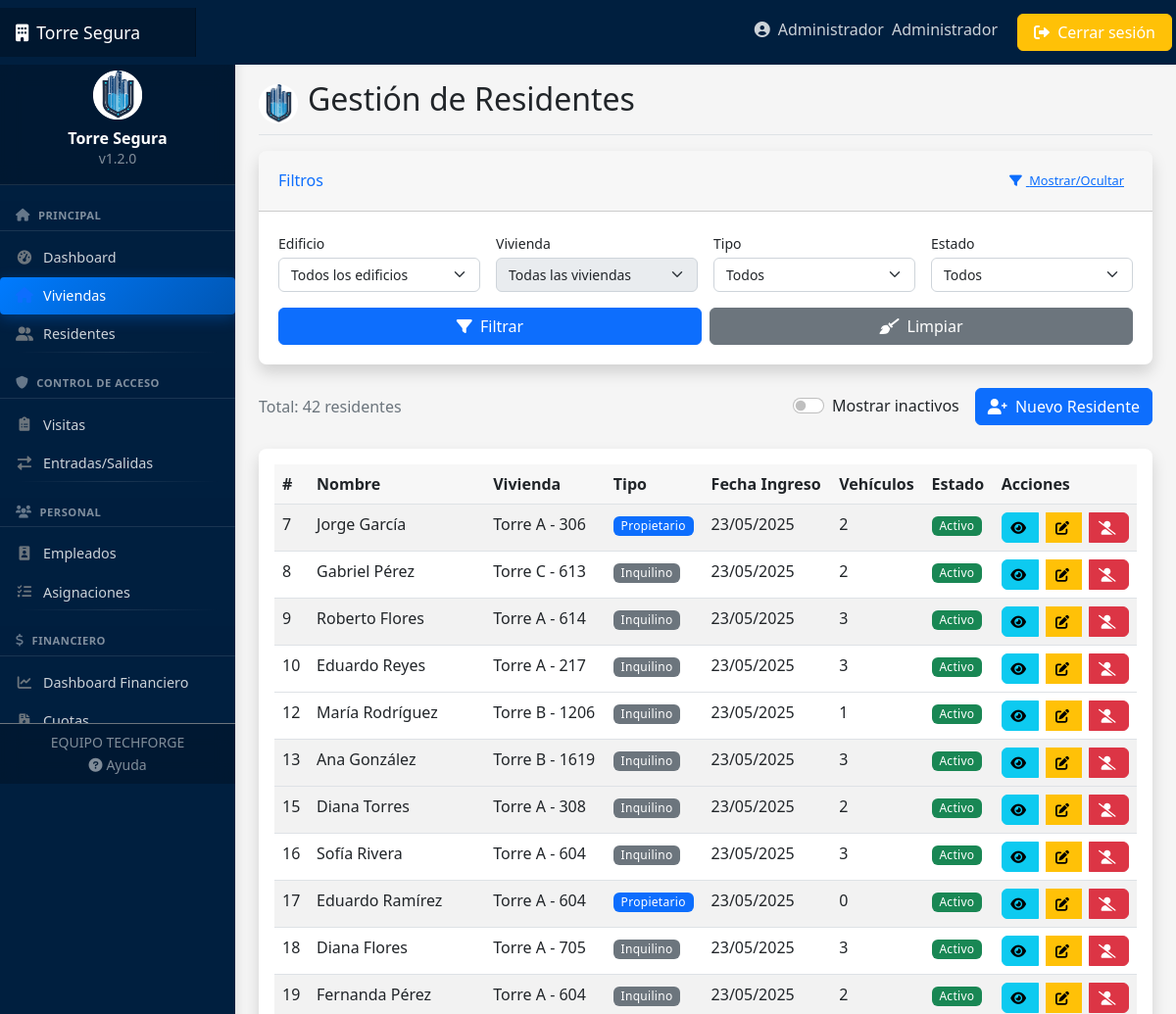
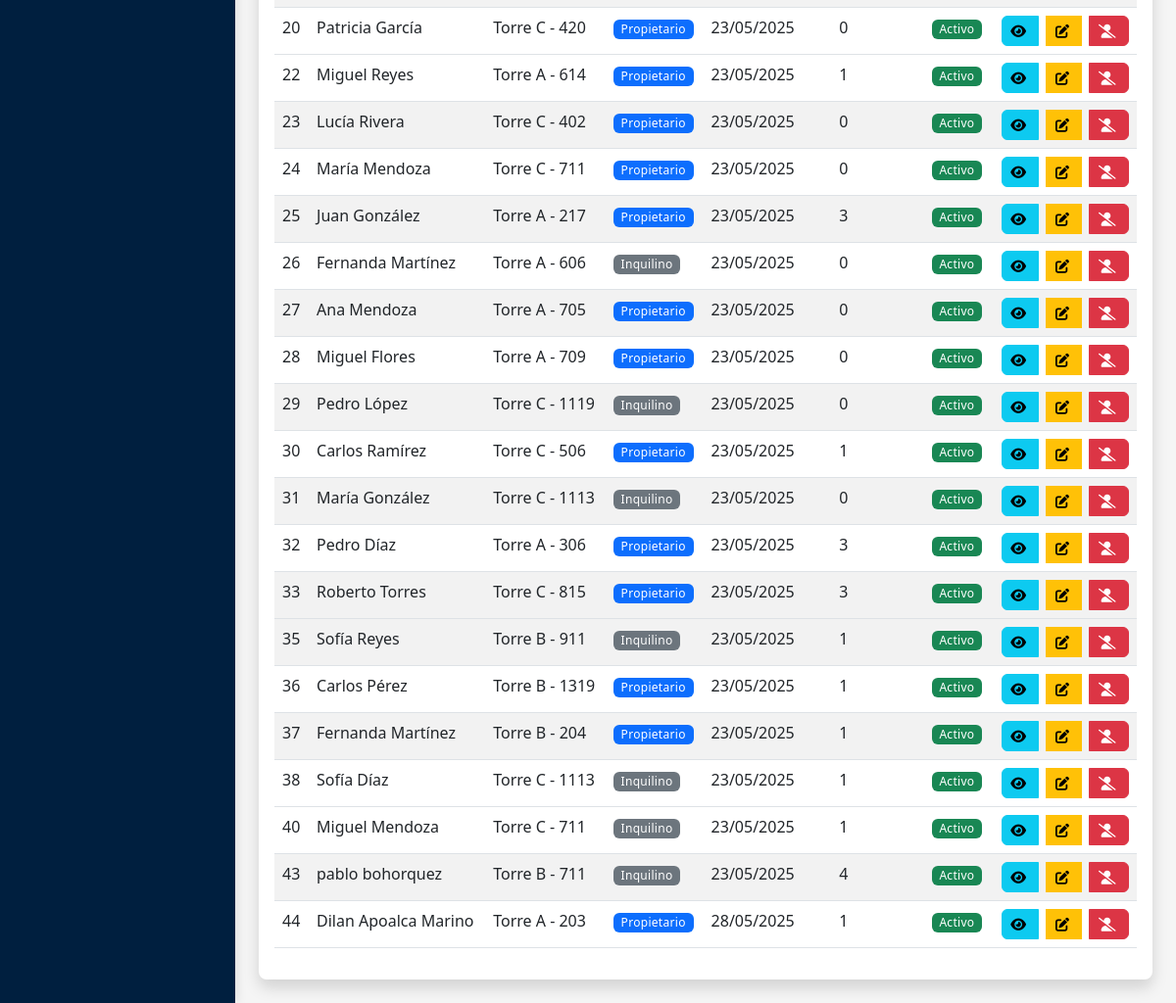
Page /viviendas/residentes/ (signed in) on the committed database (2 pictures, top to bottom).
### usuarios/models.py (models this page shows, shortened)
class Usuario(AbstractUser):
    TIPOS_DOCUMENTO = [
        ('DNI', 'DNI'),
        ('PASAPORTE', 'Pasaporte'),
        ('CEDULA', 'Cédula'),
    ]
    rol = models.ForeignKey(Rol, on_delete=models.SET_NULL, null=True, related_name='usuarios')
    telefono = models.CharField(max_length=15, blank=True)
    tipo_documento = models.CharField(max_length=10, choices=TIPOS_DOCUMENTO, default='DNI')
    numero_documento = models.CharField(max_length=20, blank=True)
    foto = models.ImageField(upload_to='usuarios/', blank=True, null=True)
    email_confirmado = models.BooleanField(default=False)

class Rol(models.Model):
    nombre = models.CharField(max_length=50)
    descripcion = models.TextField(blank=True)
    def __str__(self):
        return self.nombre

### viviendas/models.py (models this page shows, shortened)
class Residente(models.Model):
    usuario = models.OneToOneField(Usuario, on_delete=models.CASCADE, related_name='residente')
    vivienda = models.ForeignKey(Vivienda, on_delete=models.SET_NULL, null=True, related_name='residentes')
    fecha_ingreso = models.DateField(auto_now_add=True)
    vehiculos = models.PositiveIntegerField(default=0)
    activo = models.BooleanField(default=True,
        help_text="Indica si el residente actualmente vive o está relacionado con la vivienda")
    es_propietario = models.BooleanField(default=False)

class Vivienda(models.Model):
    ESTADOS = [
        ('OCUPADO', 'Ocupado'),
        ('DESOCUPADO', 'Desocupado'),
        ('MANTENIMIENTO', 'En mantenimiento'),
        ('BAJA', 'Dado de baja'),
    ]
    edificio = models.ForeignKey(Edificio, on_delete=models.CASCADE, related_name='viviendas')
    numero = models.CharField(max_length=10)
    piso = models.PositiveIntegerField()
    metros_cuadrados = models.DecimalField(max_digits=6, decimal_places=2)
    habitaciones = models.PositiveIntegerField(default=1)
    baños = models.PositiveIntegerField(default=1)
    estado = models.CharField(max_length=15, choices=ESTADOS, default='DESOCUPADO')
    activo = models.BooleanField(default=True, help_text="Indica si la vivienda está activa o ha sido dada de baja")
    fecha_baja = models.DateField(null=True, blank=True, help_text="Fecha en la que se dio de baja la vivienda")
    motivo_baja = models.TextField(blank=True, null=True, help_text="Motivo por el cual se dio de baja la vivienda")

class Edificio(models.Model):
    nombre = models.CharField(max_length=100)
    direccion = models.TextField()
    pisos = models.PositiveIntegerField()
    fecha_construccion = models.DateField(blank=True, null=True)

### viviendas/views.py (the view)
# urls.py: path('residentes/', views.ResidenteListView.as_view(), name='residente-list'),
class ResidenteListView(LoginRequiredMixin, ListView):
    model = Residente
    template_name = 'viviendas/residente_list.html'
    context_object_name = 'residentes'
    def get_queryset(self):
        queryset = super().get_queryset()
        edificio_id = self.request.GET.get('edificio')
        if edificio_id:
            queryset = queryset.filter(vivienda__edificio_id=edificio_id)
        vivienda_id = self.request.GET.get('vivienda')
        if vivienda_id:
            queryset = queryset.filter(vivienda_id=vivienda_id)
        es_propietario = self.request.GET.get('es_propietario')
        if es_propietario:
            es_propietario_bool = es_propietario == 'true'
            queryset = queryset.filter(es_propietario=es_propietario_bool)
        estado = self.request.GET.get('estado')
        if estado:
            activo = estado == 'activo'
            queryset = queryset.filter(activo=activo)
        return queryset
    def get_context_data(self, **kwargs):
        context = super().get_context_data(**kwargs)
        context['edificios'] = Edificio.objects.all()
        edificio_id = self.request.GET.get('edificio')
        if edificio_id:
            context['viviendas'] = Vivienda.objects.filter(edificio_id=edificio_id)
        else:
            context['viviendas'] = Vivienda.objects.all()
        context['filtro_edificio'] = self.request.GET.get('edificio', '')
        context['filtro_vivienda'] = self.request.GET.get('vivienda', '')
        context['filtro_es_propietario'] = self.request.GET.get('es_propietario', '')
        context['filtro_estado'] = self.request.GET.get('estado', '')
        return context

### templates/viviendas/residente_list.html (shortened to what this page needs)
{% extends 'base.html' %}
{% load static %}
{% block header %}Gestión de Residentes{% endblock %}
{% block content %}
<div class="card shadow mb-4 filter-card">
    <div class="card-header py-3 d-flex justify-content-between align-items-center">
        <h6 class="m-0 font-weight-bold text-primary">Filtros</h6>
        <button class="btn btn-sm btn-link" type="button" data-bs-toggle="collapse" data-bs-target="#collapseFilters" aria-expanded="false" aria-controls="collapseFilters">
            <i class="fas fa-filter"></i> <span class="d-none d-md-inline">Mostrar/Ocultar</span>
        </button>
    </div>
    <div class="collapse show" id="collapseFilters">
        <div class="card-body">
            <form method="get" id="filtroForm" class="row g-3">
                <div class="col-md-3 col-sm-6">
                    <label for="edificio" class="form-label">Edificio</label>
                    <select name="edificio" id="edificio" class="form-select" data-autosubmit="false">
                        <option value="">Todos los edificios</option>
                    </select>
                </div>
                <div class="col-md-3 col-sm-6">
                    <label for="vivienda" class="form-label">Vivienda</label>
                    <select name="vivienda" id="vivienda" class="form-select" {% if not filtro_edificio %}disabled{% endif %}>
                        <option value="">Todas las viviendas</option>
                    </select>
                </div>
                <div class="col-md-3 col-sm-6">
                    <label for="es_propietario" class="form-label">Tipo</label>
                    <select name="es_propietario" id="es_propietario" class="form-select">
                        <option value="">Todos</option>
                    </select>
                </div>
                <div class="col-md-3 col-sm-6">
                    <label for="estado" class="form-label">Estado</label>
                    <select name="estado" id="estado" class="form-select">
                        <option value="">Todos</option>
                    </select>
                </div>
                <div class="col-12 d-flex flex-column flex-md-row justify-content-md-end gap-2 mt-3">
                    <button type="submit" class="btn btn-primary w-100 w-md-auto mb-2 mb-md-0">
                        <i class="fas fa-filter"></i> Filtrar
                    </button>
                    <a href="{% url 'residente-list' %}" class="btn btn-secondary w-100 w-md-auto">
                        <i class="fas fa-broom"></i> Limpiar
                    </a>
                </div>
            </form>
        </div>
    </div>
</div>
<div class="content-header mb-4">
    <div>
        <p class="text-muted mb-0">Total: {{ residentes.count }} residentes</p>
    </div>
    <div class="d-flex align-items-center">
        <div class="form-check form-switch me-3 d-none d-md-block">
            <input class="form-check-input" type="checkbox" id="mostrarInactivos">
            <label class="form-check-label" for="mostrarInactivos">Mostrar inactivos</label>
        </div>
        <a href="{% url 'residente-create' %}" class="btn btn-primary">
            <i class="fas fa-user-plus"></i> <span class="d-none d-md-inline">Nuevo Residente</span>
        </a>
    </div>
</div>
<div class="card shadow">
    <div class="card-body">
        <div class="table-responsive">
            <table class="table table-striped table-hover table-responsive-card">
                <thead>
                    <tr>
                        <th class="d-none d-md-table-cell">#</th>
                        <th>Nombre</th>
                        <th>Vivienda</th>
                        <th>Tipo</th>
                        <th class="d-none d-md-table-cell">Fecha Ingreso</th>
                        <th class="d-none d-md-table-cell">Vehículos</th>
                        <th>Estado</th>
                        <th>Acciones</th>
                    </tr>
                </thead>
                <tbody>
                    {% for residente in residentes %}
                    <tr class="{% if not residente.activo %}residente-inactivo d-none{% endif %}">
                        <td data-label="#" class="d-none d-md-table-cell">{{ residente.id }}</td>
                        <td data-label="Nombre">{{ residente.usuario.first_name }} {{ residente.usuario.last_name }}</td>
                        <td data-label="Vivienda">
                            {% if residente.vivienda %}
                                {{ residente.vivienda.edificio.nombre }} - {{ residente.vivienda.numero }}
                            {% else %}
                                <span class="text-muted">Sin asignar</span>
                            {% endif %}
                        </td>
                        <td data-label="Tipo">
                            {% if residente.es_propietario %}
                                <span class="badge text-bg-primary">Propietario</span>
                            {% else %}
                                <span class="badge text-bg-secondary">Inquilino</span>
                            {% endif %}
                        </td>
                        <td data-label="Fecha Ingreso" class="d-none d-md-table-cell">{{ residente.fecha_ingreso|date:"d/m/Y" }}</td>
                        <td data-label="Vehículos" class="d-none d-md-table-cell">{{ residente.vehiculos }}</td>
                        <td data-label="Estado">
                            {% if residente.activo %}
                                <span class="badge text-bg-success">Activo</span>
                            {% else %}
                                <span class="badge text-bg-danger">Inactivo</span>
                            {% endif %}
                        </td>
                        <td data-label="Acciones">
                            <div class="btn-group btn-group-sm action-buttons">
                                <a href="{% url 'residente-detail' residente.id %}" class="btn btn-info" title="Ver detalles">
                                    <i class="fas fa-eye"></i>
                                </a>
                                <a href="{% url 'residente-update' residente.id %}" class="btn btn-warning" title="Editar">
                                    <i class="fas fa-edit"></i>
                                </a>
                                <a href="{% url 'usuario-change-state' residente.usuario.id %}" class="btn {% if residente.activo %}btn-danger{% else %}btn-success{% endif %}" title="{% if residente.activo %}Desactivar{% else %}Activar{% endif %}">
                                    <i class="fas {% if residente.activo %}fa-user-slash{% else %}fa-user-check{% endif %}"></i>
                                </a>
                            </div>
                        </td>
                    </tr>
                    {% empty %}
                    <tr>
                        <td colspan="8" class="text-center">No hay residentes registrados</td>
                    </tr>
                    {% endfor %}
                </tbody>
            </table>
        </div>
    </div>
</div>
{% endblock %}

### templates/navbar.html (shortened to what this page needs)
<header class="navbar navbar-dark sticky-top" style="background-color: #001f3f; flex-md-nowrap; p-0; shadow">
    <a class="navbar-brand col-md-3 col-lg-2 me-0 px-3 d-flex align-items-center" href="{% url 'dashboard' %}">
        <span class="d-none d-md-inline"><i class="fas fa-building me-2"></i></span>
        Torre Segura
    </a>
    <div class="navbar-nav ms-auto">
        <div class="nav-item text-nowrap d-none d-md-flex">
            <a class="nav-link p-2 mx-2" href="{% url 'perfil' %}">
                <i class="fas fa-user-circle"></i>
                <span class="ms-1 d-none d-lg-inline">{{ user.first_name|default:user.username }}</span>
                <span class="ms-1 d-none d-lg-inline">{{ user.rol|default:user.rol }}</span>
            </a>
            <a class="btn btn-warning text-white px-3 m-1" href="{% url 'logout' %}">
                <i class="fas fa-sign-out-alt"></i>
                <span class="d-none d-lg-inline">Cerrar sesión</span>
            </a>
        </div>
    </div>
</header>

### static/css/style.css (style rules this page uses)
:root { --primary-color: #0d6efd; --secondary-color: #6c757d; --success-color: #198754; --danger-color: #dc3545; --warning-color: #ffc107; --info-color: #0dcaf0; --light-color: #f8f9fa; --dark-color: #212529; --sidebar-width: 240px; --navbar-height: 56px; }
body { font-family: 'Segoe UI', Tahoma, Geneva, Verdana, sans-serif; background-color: #f5f5f5; }
.navbar-brand { padding-top: .75rem; padding-bottom: .75rem; font-size: 1.1rem; background-color: rgba(0, 0, 0, .25); box-shadow: inset -1px 0 0 rgba(0, 0, 0, .25); }
.navbar-dark .navbar-nav .nav-link { color: rgba(255, 255, 255, .8); }
.card { margin-bottom: 1.5rem; border: none; box-shadow: 0 0.125rem 0.25rem rgba(0, 0, 0, 0.075); transition: all 0.3s ease; border-radius: 0.5rem; }
.card-header { border-top-left-radius: 0.5rem !important; border-top-right-radius: 0.5rem !important; background-color: rgba(0, 0, 0, 0.03); }
.badge { font-weight: 500; padding: .5em .7em; }
.table > :not(:last-child) > :last-child > * { border-bottom-color: inherit; }
.table th { font-weight: 600; background-color: rgba(0, 0, 0, 0.03); }
.btn { font-weight: 500; border-radius: 0.375rem; }
.btn i { margin-right: 0.25rem; }
.btn-sm { font-size: 0.8rem; border-radius: 0.25rem; }

### static/css/responsive.css (style rules this page uses)
.table-responsive { overflow-x: auto; -webkit-overflow-scrolling: touch; }
.badge { font-weight: 500; padding: 0.35em 0.65em; letter-spacing: 0.025em; }
.filter-card { margin-bottom: 1.5rem; }
.filter-card .card-header { padding: 0.75rem 1.25rem; background-color: rgba(0, 0, 0, 0.03); }
.filter-card .card-body { padding: 1.25rem; }
.form-control, .form-select { font-size: 0.875rem; height: calc(1.5em + 0.75rem + 2px); }
label.form-label { font-weight: 500; margin-bottom: 0.25rem; font-size: 0.875rem; }
.action-buttons { display: flex; justify-content: flex-end; gap: 0.5rem; }
.content-header { margin-bottom: 1.5rem; display: flex; justify-content: space-between; align-items: center; }
.btn, .card, .nav-link, .form-control, .form-select { transition: all 0.2s ease; }

### static/css/sidebar.css (style rules this page uses)
@media (min-width: 768px) { .collapse { display: block !important; } }

### rows in the picture
Usuario: first_name "Administrador", rol "Administrador"
Residente: id "7", usuario.first_name "Jorge", usuario.last_name "García", vivienda.edificio.nombre "Torre A", vivienda.numero "306", es_propietario "Propietario", fecha_ingreso "23/05/2025", vehiculos "2", activo "Activo"
Residente: id "8", usuario.first_name "Gabriel", usuario.last_name "Pérez", vivienda.edificio.nombre "Torre C", vivienda.numero "613", es_propietario "Inquilino", fecha_ingreso "23/05/2025", vehiculos "2", activo "Activo"
Residente: id "9", usuario.first_name "Roberto", usuario.last_name "Flores", vivienda.edificio.nombre "Torre A", vivienda.numero "614", es_propietario "Inquilino", fecha_ingreso "23/05/2025", vehiculos "3", activo "Activo"
Residente: id "10", usuario.first_name "Eduardo", usuario.last_name "Reyes", vivienda.edificio.nombre "Torre A", vivienda.numero "217", es_propietario "Inquilino", fecha_ingreso "23/05/2025", vehiculos "3", activo "Activo"
Residente: id "12", usuario.first_name "María", usuario.last_name "Rodríguez", vivienda.edificio.nombre "Torre B", vivienda.numero "1206", es_propietario "Inquilino", fecha_ingreso "23/05/2025", vehiculos "1", activo "Activo"
Residente: id "13", usuario.first_name "Ana", usuario.last_name "González", vivienda.edificio.nombre "Torre B", vivienda.numero "1619", es_propietario "Inquilino", fecha_ingreso "23/05/2025", vehiculos "3", activo "Activo"
Residente: id "15", usuario.first_name "Diana", usuario.last_name "Torres", vivienda.edificio.nombre "Torre A", vivienda.numero "308", es_propietario "Inquilino", fecha_ingreso "23/05/2025", vehiculos "2", activo "Activo"
Residente: id "16", usuario.first_name "Sofía", usuario.last_name "Rivera", vivienda.edificio.nombre "Torre A", vivienda.numero "604", es_propietario "Inquilino", fecha_ingreso "23/05/2025", vehiculos "3", activo "Activo"
Residente: id "17", usuario.first_name "Eduardo", usuario.last_name "Ramírez", vivienda.edificio.nombre "Torre A", vivienda.numero "604", es_propietario "Propietario", fecha_ingreso "23/05/2025", vehiculos "0", activo "Activo"
Residente: id "18", usuario.first_name "Diana", usuario.last_name "Flores", vivienda.edificio.nombre "Torre A", vivienda.numero "705", es_propietario "Inquilino", fecha_ingreso "23/05/2025", vehiculos "3", activo "Activo"
Residente: id "19", usuario.first_name "Fernanda", usuario.last_name "Pérez", vivienda.edificio.nombre "Torre A", vivienda.numero "604", es_propietario "Inquilino", fecha_ingreso "23/05/2025", vehiculos "2", activo "Activo"
Residente: id "20", usuario.first_name "Patricia", usuario.last_name "García", vivienda.edificio.nombre "Torre C", vivienda.numero "420", es_propietario "Propietario", fecha_ingreso "23/05/2025", vehiculos "0", activo "Activo"
Residente: id "22", usuario.first_name "Miguel", usuario.last_name "Reyes", vivienda.edificio.nombre "Torre A", vivienda.numero "614", es_propietario "Propietario", fecha_ingreso "23/05/2025", vehiculos "1", activo "Activo"
Residente: id "23", usuario.first_name "Lucía", usuario.last_name "Rivera", vivienda.edificio.nombre "Torre C", vivienda.numero "402", es_propietario "Propietario", fecha_ingreso "23/05/2025", vehiculos "0", activo "Activo"
Residente: id "24", usuario.first_name "María", usuario.last_name "Mendoza", vivienda.edificio.nombre "Torre C", vivienda.numero "711", es_propietario "Propietario", fecha_ingreso "23/05/2025", vehiculos "0", activo "Activo"
Residente: id "25", usuario.first_name "Juan", usuario.last_name "González", vivienda.edificio.nombre "Torre A", vivienda.numero "217", es_propietario "Propietario", fecha_ingreso "23/05/2025", vehiculos "3", activo "Activo"
Residente: id "26", usuario.first_name "Fernanda", usuario.last_name "Martínez", vivienda.edificio.nombre "Torre A", vivienda.numero "606", es_propietario "Inquilino", fecha_ingreso "23/05/2025", vehiculos "0", activo "Activo"
Residente: id "27", usuario.first_name "Ana", usuario.last_name "Mendoza", vivienda.edificio.nombre "Torre A", vivienda.numero "705", es_propietario "Propietario", fecha_ingreso "23/05/2025", vehiculos "0", activo "Activo"
Residente: id "28", usuario.first_name "Miguel", usuario.last_name "Flores", vivienda.edificio.nombre "Torre A", vivienda.numero "709", es_propietario "Propietario", fecha_ingreso "23/05/2025", vehiculos "0", activo "Activo"
Residente: id "29", usuario.first_name "Pedro", usuario.last_name "López", vivienda.edificio.nombre "Torre C", vivienda.numero "1119", es_propietario "Inquilino", fecha_ingreso "23/05/2025", vehiculos "0", activo "Activo"
Residente: id "30", usuario.first_name "Carlos", usuario.last_name "Ramírez", vivienda.edificio.nombre "Torre C", vivienda.numero "506", es_propietario "Propietario", fecha_ingreso "23/05/2025", vehiculos "1", activo "Activo"
Residente: id "31", usuario.first_name "María", usuario.last_name "González", vivienda.edificio.nombre "Torre C", vivienda.numero "1113", es_propietario "Inquilino", fecha_ingreso "23/05/2025", vehiculos "0", activo "Activo"
Residente: id "32", usuario.first_name "Pedro", usuario.last_name "Díaz", vivienda.edificio.nombre "Torre A", vivienda.numero "306", es_propietario "Propietario", fecha_ingreso "23/05/2025", vehiculos "3", activo "Activo"
Residente: id "33", usuario.first_name "Roberto", usuario.last_name "Torres", vivienda.edificio.nombre "Torre C", vivienda.numero "815", es_propietario "Propietario", fecha_ingreso "23/05/2025", vehiculos "3", activo "Activo"
Residente: id "35", usuario.first_name "Sofía", usuario.last_name "Reyes", vivienda.edificio.nombre "Torre B", vivienda.numero "911", es_propietario "Inquilino", fecha_ingreso "23/05/2025", vehiculos "1", activo "Activo"
Residente: id "36", usuario.first_name "Carlos", usuario.last_name "Pérez", vivienda.edificio.nombre "Torre B", vivienda.numero "1319", es_propietario "Propietario", fecha_ingreso "23/05/2025", vehiculos "1", activo "Activo"
Residente: id "37", usuario.first_name "Fernanda", usuario.last_name "Martínez", vivienda.edificio.nombre "Torre B", vivienda.numero "204", es_propietario "Propietario", fecha_ingreso "23/05/2025", vehiculos "1", activo "Activo"
Residente: id "38", usuario.first_name "Sofía", usuario.last_name "Díaz", vivienda.edificio.nombre "Torre C", vivienda.numero "1113", es_propietario "Inquilino", fecha_ingreso "23/05/2025", vehiculos "1", activo "Activo"
Residente: id "40", usuario.first_name "Miguel", usuario.last_name "Mendoza", vivienda.edificio.nombre "Torre C", vivienda.numero "711", es_propietario "Inquilino", fecha_ingreso "23/05/2025", vehiculos "1", activo "Activo"
Residente: id "43", usuario.first_name "pablo", usuario.last_name "bohorquez", vivienda.edificio.nombre "Torre B", vivienda.numero "711", es_propietario "Inquilino", fecha_ingreso "23/05/2025", vehiculos "4", activo "Activo"
Residente: id "44", usuario.first_name "Dilan", usuario.last_name "Apoalca Marino", vivienda.edificio.nombre "Torre A", vivienda.numero "203", es_propietario "Propietario", fecha_ingreso "28/05/2025", vehiculos "1", activo "Activo"

### other values in the picture
{{ residentes.count }} "42"
